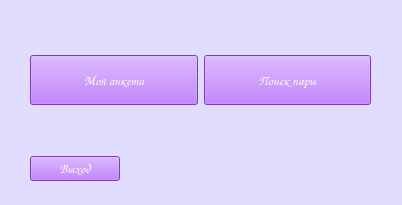
<?xml version="1.0" encoding="UTF-8"?>
<ui version="4.0">
 <class>Form</class>
 <widget class="QWidget" name="Form">
  <property name="geometry">
   <rect>
    <x>0</x>
    <y>0</y>
    <width>402</width>
    <height>205</height>
   </rect>
  </property>
  <property name="minimumSize">
   <size>
    <width>401</width>
    <height>205</height>
   </size>
  </property>
  <property name="maximumSize">
   <size>
    <width>402</width>
    <height>205</height>
   </size>
  </property>
  <property name="windowTitle">
   <string>Form</string>
  </property>
  <property name="styleSheet">
   <string notr="true">background-color: rgb(224, 221, 255);</string>
  </property>
  <widget class="QWidget" name="verticalLayoutWidget">
   <property name="geometry">
    <rect>
     <x>10</x>
     <y>10</y>
     <width>381</width>
     <height>191</height>
    </rect>
   </property>
   <layout class="QVBoxLayout" name="verticalLayout">
    <item>
     <spacer name="verticalSpacer_2">
      <property name="orientation">
       <enum>Qt::Vertical</enum>
      </property>
      <property name="sizeHint" stdset="0">
       <size>
        <width>20</width>
        <height>40</height>
       </size>
      </property>
     </spacer>
    </item>
    <item>
     <layout class="QHBoxLayout" name="horizontalLayout">
      <item>
       <spacer name="horizontalSpacer">
        <property name="orientation">
         <enum>Qt::Horizontal</enum>
        </property>
        <property name="sizeType">
         <enum>QSizePolicy::Fixed</enum>
        </property>
        <property name="sizeHint" stdset="0">
         <size>
          <width>20</width>
          <height>20</height>
         </size>
        </property>
       </spacer>
      </item>
      <item alignment="Qt::AlignVCenter">
       <widget class="QPushButton" name="btn_profile">
        <property name="minimumSize">
         <size>
          <width>0</width>
          <height>50</height>
         </size>
        </property>
        <property name="font">
         <font>
          <family>Comic Sans MS</family>
          <pointsize>10</pointsize>
         </font>
        </property>
        <property name="styleSheet">
         <string notr="true">background-color: rgb(170, 85, 255);
color: rgb(255, 255, 255);</string>
        </property>
        <property name="text">
         <string>Моя анкета</string>
        </property>
       </widget>
      </item>
      <item alignment="Qt::AlignVCenter">
       <widget class="QPushButton" name="btn_search">
        <property name="minimumSize">
         <size>
          <width>0</width>
          <height>50</height>
         </size>
        </property>
        <property name="font">
         <font>
          <family>Comic Sans MS</family>
          <pointsize>10</pointsize>
         </font>
        </property>
        <property name="styleSheet">
         <string notr="true">background-color: rgb(170, 85, 255);
color: rgb(255, 255, 255);</string>
        </property>
        <property name="text">
         <string>Поиск пары</string>
        </property>
       </widget>
      </item>
      <item>
       <spacer name="horizontalSpacer_2">
        <property name="orientation">
         <enum>Qt::Horizontal</enum>
        </property>
        <property name="sizeType">
         <enum>QSizePolicy::Fixed</enum>
        </property>
        <property name="sizeHint" stdset="0">
         <size>
          <width>20</width>
          <height>20</height>
         </size>
        </property>
       </spacer>
      </item>
     </layout>
    </item>
    <item>
     <spacer name="verticalSpacer_3">
      <property name="orientation">
       <enum>Qt::Vertical</enum>
      </property>
      <property name="sizeHint" stdset="0">
       <size>
        <width>20</width>
        <height>40</height>
       </size>
      </property>
     </spacer>
    </item>
    <item>
     <layout class="QHBoxLayout" name="horizontalLayout_2">
      <item>
       <spacer name="horizontalSpacer_3">
        <property name="orientation">
         <enum>Qt::Horizontal</enum>
        </property>
        <property name="sizeType">
         <enum>QSizePolicy::Fixed</enum>
        </property>
        <property name="sizeHint" stdset="0">
         <size>
          <width>20</width>
          <height>20</height>
         </size>
        </property>
       </spacer>
      </item>
      <item alignment="Qt::AlignLeft|Qt::AlignBottom">
       <widget class="QPushButton" name="btn_exit">
        <property name="minimumSize">
         <size>
          <width>90</width>
          <height>20</height>
         </size>
        </property>
        <property name="font">
         <font>
          <family>Comic Sans MS</family>
          <pointsize>10</pointsize>
         </font>
        </property>
        <property name="styleSheet">
         <string notr="true">background-color: rgb(170, 85, 255);
color: rgb(255, 255, 255);</string>
        </property>
        <property name="text">
         <string>Выход</string>
        </property>
       </widget>
      </item>
     </layout>
    </item>
    <item>
     <spacer name="verticalSpacer">
      <property name="orientation">
       <enum>Qt::Vertical</enum>
      </property>
      <property name="sizeType">
       <enum>QSizePolicy::Fixed</enum>
      </property>
      <property name="sizeHint" stdset="0">
       <size>
        <width>20</width>
        <height>20</height>
       </size>
      </property>
     </spacer>
    </item>
   </layout>
  </widget>
 </widget>
 <resources/>
 <connections/>
</ui>
